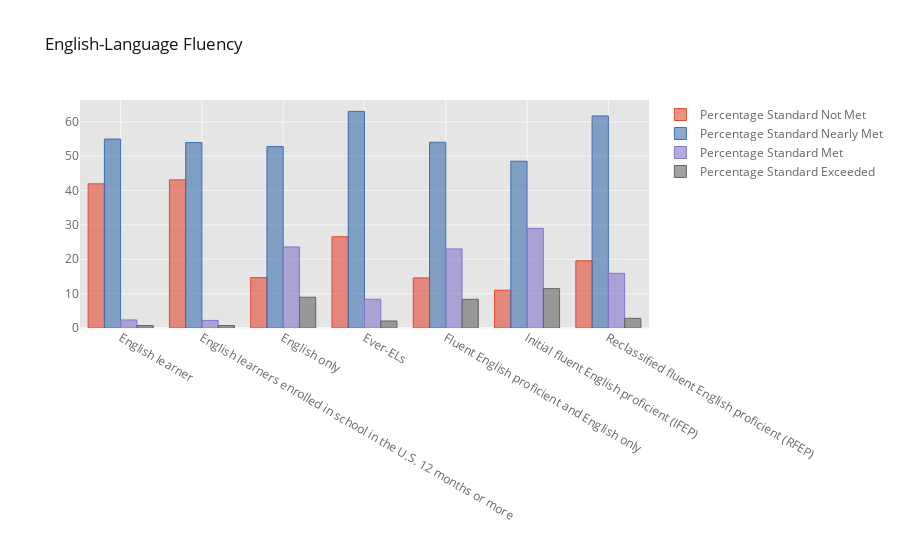

This figure's notebook cell:
### Code cell
stackedbar_interactive(df_county, 'English-Language Fluency')

### Figure 1 — Plotly figure (JSON) as saved in the notebook; plotly's stock layout.template omitted (floating-point values rounded to 4 significant figures)
{"data": [{"marker": {"color": "rgba(226, 74, 51, 0.6)", "line": {"color": "rgba(226, 74, 51, 1.0)", "width": 1}}, "name": "Percentage Standard Not Met", "orientation": "v", "text": "", "type": "bar", "x": ["English learner", "English learners enrolled in school in the U.S. 12 months or more", "English only", "Ever-ELs", "Fluent English proficient and English only", "Initial fluent English proficient (IFEP)", "Reclassified fluent English proficient (RFEP)"], "y": [41.96, 43.11, 14.66, 26.57, 14.57, 11.01, 19.56]}, {"marker": {"color": "rgba(62, 111, 176, 0.6)", "line": {"color": "rgba(62, 111, 176, 1.0)", "width": 1}}, "name": "Percentage Standard Nearly Met", "orientation": "v", "text": "", "type": "bar", "x": ["English learner", "English learners enrolled in school in the U.S. 12 months or more", "English only", "Ever-ELs", "Fluent English proficient and English only", "Initial fluent English proficient (IFEP)", "Reclassified fluent English proficient (RFEP)"], "y": [54.98, 53.95, 52.79, 63.04, 54.05, 48.54, 61.71]}, {"marker": {"color": "rgba(132, 118, 202, 0.6)", "line": {"color": "rgba(132, 118, 202, 1.0)", "width": 1}}, "name": "Percentage Standard Met", "orientation": "v", "text": "", "type": "bar", "x": ["English learner", "English learners enrolled in school in the U.S. 12 months or more", "English only", "Ever-ELs", "Fluent English proficient and English only", "Initial fluent English proficient (IFEP)", "Reclassified fluent English proficient (RFEP)"], "y": [2.333, 2.205, 23.59, 8.356, 23.02, 28.99, 15.91]}, {"marker": {"color": "rgba(101, 101, 101, 0.6)", "line": {"color": "rgba(101, 101, 101, 1.0)", "width": 1}}, "name": "Percentage Standard Exceeded", "orientation": "v", "text": "", "type": "bar", "x": ["English learner", "English learners enrolled in school in the U.S. 12 months or more", "English only", "Ever-ELs", "Fluent English proficient and English only", "Initial fluent English proficient (IFEP)", "Reclassified fluent English proficient (RFEP)"], "y": [0.7275, 0.7275, 8.95, 2.038, 8.35, 11.46, 2.812]}], "layout": {"legend": {"bgcolor": "#FFFFFF", "font": {"color": "#666666"}}, "paper_bgcolor": "#FFFFFF", "plot_bgcolor": "#E5E5E5", "title": {"font": {"color": "#151516"}, "text": "English-Language Fluency"}, "xaxis": {"gridcolor": "#F6F6F6", "showgrid": true, "tickfont": {"color": "#666666"}, "title": {"font": {"color": "#666666"}, "text": ""}, "zerolinecolor": "#F6F6F6"}, "yaxis": {"gridcolor": "#F6F6F6", "showgrid": true, "tickfont": {"color": "#666666"}, "title": {"font": {"color": "#666666"}, "text": ""}, "zerolinecolor": "#F6F6F6"}}}
